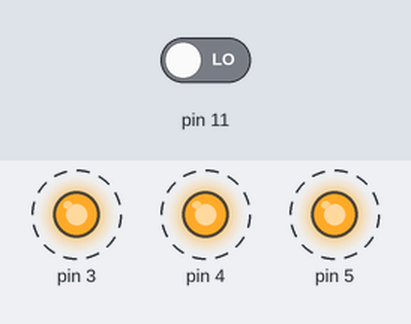
Bench run of a sketch on a simulated Arduino Uno, built with avr-gcc and run on an emulated ATmega328P. On the bench: output pins drawn as LEDs (lit = HIGH). Dashed ring = blinking. Inputs (shaded band) come from the test bench; at power-on: pin 11 LOW.

Above: at 4.8 s.
4.9 s: pin 11 driven HIGH
At 6.8 s:
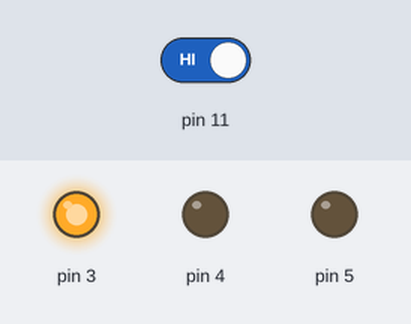
10.9 s: pin 11 driven LOW
At 11.8 s:
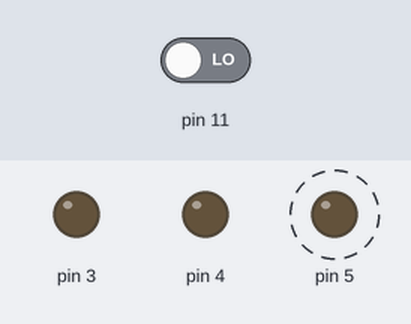
Timing chart, 0 to 20.4 s (numbered marks = the images above; inputs shaded):
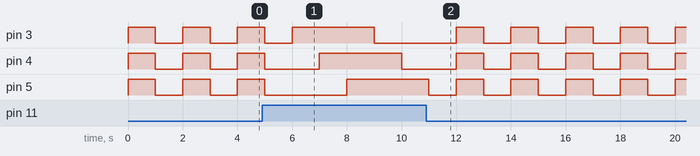

Measured:
- after the input at 10.9 s, pin 5: alternates HIGH for 1.0 s and LOW for 1.0 s, starting after 1.1 s
- by itself, pin 3, pin 4: alternates HIGH for 1.0 s and LOW for 1.0 s

The sketch:

7__11.ino
```cpp
// C++ code
//
int value;
void setup()
{
  pinMode(11, INPUT);
  pinMode(3, OUTPUT);
  pinMode(4, OUTPUT);
  pinMode(5, OUTPUT);
}

void loop()
{
  value = digitalRead(11);
  if(value == 1){
    //1초씩 차례대로 LED 켰다 끄기
    digitalWrite(3,1);
    delay(1000);
    digitalWrite(4,1);
    delay(1000);
    digitalWrite(5,1);
    delay(1000);
    digitalWrite(3,0);
    delay(1000);
    digitalWrite(4,0);
    delay(1000);
    digitalWrite(5,0);
    delay(1000);
  }
  else{
    //동시에 LED 켰다 1초 후 동시에 LED끄기
    digitalWrite(5,1);
    digitalWrite(4,1);
    digitalWrite(3,1);
    delay(1000);
    digitalWrite(5,0);
    digitalWrite(4,0);
    digitalWrite(3,0);
    delay(1000);
  }
}
```
